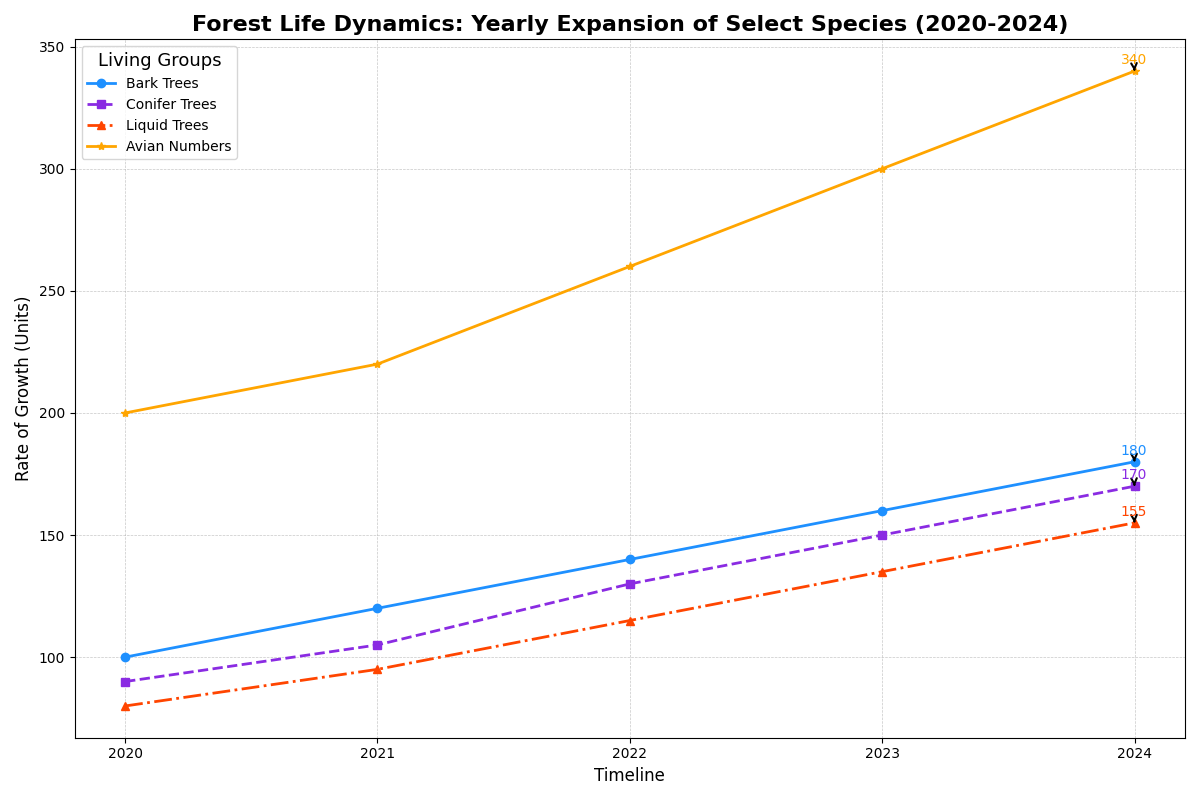

Recreate this plot in Python.
import matplotlib.pyplot as plt
import numpy as np

species = ['Oak Trees', 'Pine Trees', 'Maple Trees', 'Bird Population']
years = np.array([2020, 2021, 2022, 2023, 2024])
oak_growth = np.array([100, 120, 140, 160, 180])
pine_growth = np.array([90, 105, 130, 150, 170])
maple_growth = np.array([80, 95, 115, 135, 155])
bird_growth = np.array([200, 220, 260, 300, 340])

fig, ax = plt.subplots(figsize=(12, 8))

ax.plot(years, oak_growth, marker='o', linestyle='-', color='#1E90FF', linewidth=2, label='Bark Trees')
ax.plot(years, pine_growth, marker='s', linestyle='--', color='#8A2BE2', linewidth=2, label='Conifer Trees')
ax.plot(years, maple_growth, marker='^', linestyle='-.', color='#FF4500', linewidth=2, label='Liquid Trees')
ax.plot(years, bird_growth, marker='*', linestyle='-', color='#FFA500', linewidth=2, label='Avian Numbers')

ax.set_title('Forest Life Dynamics: Yearly Expansion of Select Species (2020-2024)', fontsize=16, fontweight='bold')
ax.set_xlabel('Timeline', fontsize=12)
ax.set_ylabel('Rate of Growth (Units)', fontsize=12)

ax.grid(True, linestyle='--', linewidth=0.5, alpha=0.7)
ax.set_xticks(years)
ax.tick_params(axis='both', which='major', labelsize=10)

ax.legend(title='Living Groups', fontsize=10, title_fontsize='13', loc='upper left')

for growth, label, color in zip(
        [oak_growth, pine_growth, maple_growth, bird_growth],
        ['Bark Trees', 'Conifer Trees', 'Liquid Trees', 'Avian Numbers'],
        ['#1E90FF', '#8A2BE2', '#FF4500', '#FFA500']):
    ax.annotate(f'{growth[-1]}',
                xy=(years[-1], growth[-1]),
                xytext=(-10, 5),
                textcoords='offset points',
                fontsize=10,
                color=color,
                arrowprops=dict(arrowstyle='->', lw=1.5))

plt.tight_layout()
plt.show()
